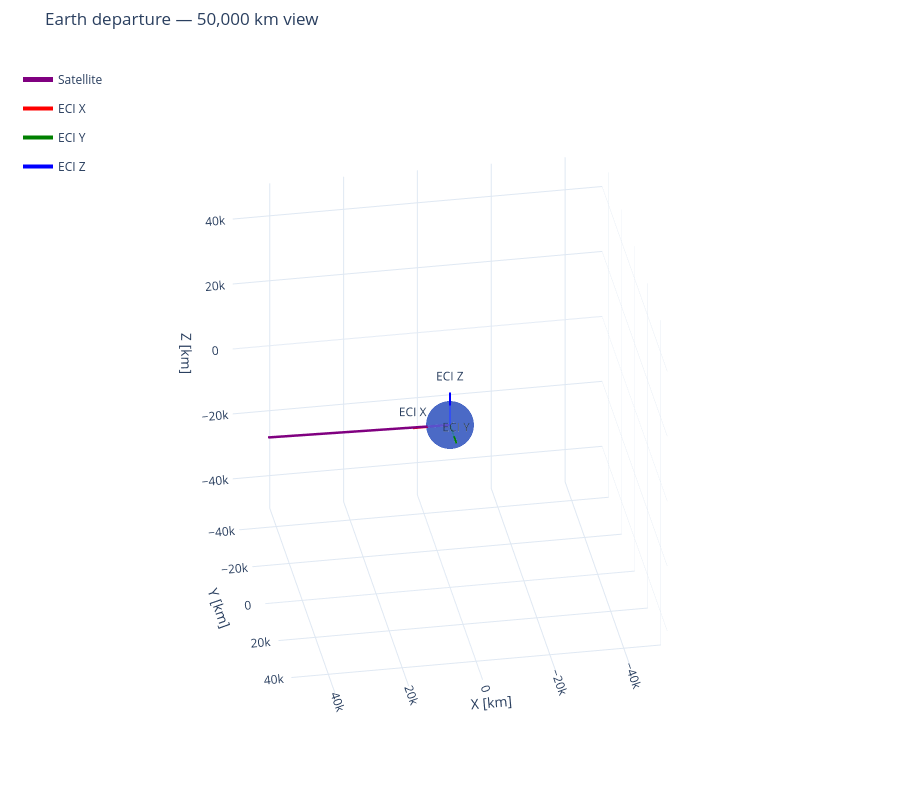

The cell this chart's notebook holds for it:
### Code cell
# Translate by Earth's position at each sample, then rotate HCI into ECI.
r_sat_eci_km = (mission["satellite_rv_hci_km"][:,0:3] - mission["earth_rv_hci_km"][:,0:3]) @ ECI_from_HCI().T
fig_earth = plot_3d(
    r_sat_eci_km, mission["time_s"],
    labels="Satellite", trace_colors="purple",
    bodies={"name": "Earth", "radius": R_EARTH*M_TO_KM, "color": "royalblue"},
    frames={"name": "ECI", "location": [0, 0, 0],
            "dcm_body_wrt_hci": np.eye(3), "length": 10000},
    title="Earth departure — 50,000 km view", units="km",
    azim=80, elev=30, show_end=False, show=False,
)
fig_earth.update_scenes(
    xaxis_range=[-50000, 50000], # km
    yaxis_range=[-50000, 50000], # km
    zaxis_range=[-50000, 50000], # km
)
fig_earth.show()

### Figure 1 — Plotly figure (JSON) as saved in the notebook; plotly's stock layout.template omitted (floating-point values rounded to 4 significant figures; data arrays with more than 128 entries replaced by an {"elided": "..."} marker saying what was removed)
{"data": [{"colorscale": [[0, "royalblue"], [1, "royalblue"]], "hoverinfo": "skip", "name": "Earth", "opacity": 0.7, "showlegend": false, "showscale": false, "type": "surface", "x": {"elided": "60x30 float values"}, "y": {"elided": "60x30 float values"}, "z": {"elided": "60x30 float values"}}, {"legendgroup": "Satellite", "line": {"color": "purple", "width": 5}, "mode": "lines", "name": "Satellite", "type": "scatter3d", "x": {"elided": "1942 float values"}, "y": {"elided": "1942 float values"}, "z": {"elided": "1942 float values"}}, {"legendgroup": "vector-2", "line": {"color": "red", "width": 4}, "mode": "lines+text", "name": "ECI X", "text": ["", "ECI X"], "textposition": "top center", "type": "scatter3d", "x": [0, 10000], "y": [0, 0], "z": [0, 0]}, {"anchor": "tip", "colorscale": [[0, "red"], [1, "red"]], "hoverinfo": "skip", "legendgroup": "vector-2", "name": "ECI X arrowhead", "showlegend": false, "showscale": false, "sizemode": "absolute", "sizeref": 600, "type": "cone", "u": [1], "v": [0], "w": [0], "x": [10000], "y": [0], "z": [0]}, {"legendgroup": "vector-4", "line": {"color": "green", "width": 4}, "mode": "lines+text", "name": "ECI Y", "text": ["", "ECI Y"], "textposition": "top center", "type": "scatter3d", "x": [0, 0], "y": [0, 10000], "z": [0, 0]}, {"anchor": "tip", "colorscale": [[0, "green"], [1, "green"]], "hoverinfo": "skip", "legendgroup": "vector-4", "name": "ECI Y arrowhead", "showlegend": false, "showscale": false, "sizemode": "absolute", "sizeref": 600, "type": "cone", "u": [0], "v": [1], "w": [0], "x": [0], "y": [10000], "z": [0]}, {"legendgroup": "vector-6", "line": {"color": "blue", "width": 4}, "mode": "lines+text", "name": "ECI Z", "text": ["", "ECI Z"], "textposition": "top center", "type": "scatter3d", "x": [0, 0], "y": [0, 0], "z": [0, 10000]}, {"anchor": "tip", "colorscale": [[0, "blue"], [1, "blue"]], "hoverinfo": "skip", "legendgroup": "vector-6", "name": "ECI Z arrowhead", "showlegend": false, "showscale": false, "sizemode": "absolute", "sizeref": 600, "type": "cone", "u": [0], "v": [0], "w": [1], "x": [0], "y": [0], "z": [10000]}], "layout": {"height": 800, "legend": {"bgcolor": "rgba(0,0,0,0)", "borderwidth": 0, "x": 0.02, "y": 0.98}, "margin": {"b": 0, "l": 0, "r": 0, "t": 50}, "scene": {"aspectmode": "cube", "camera": {"eye": {"x": 0.4512, "y": 2.559, "z": 1.5}, "projection": {"type": "orthographic"}, "up": {"x": 0, "y": 0, "z": 1}}, "xaxis": {"range": [-50000, 50000], "title": {"text": "X [km]"}}, "yaxis": {"range": [-50000, 50000], "title": {"text": "Y [km]"}}, "zaxis": {"range": [-50000, 50000], "title": {"text": "Z [km]"}}}, "title": {"text": "Earth departure — 50,000 km view"}}}
